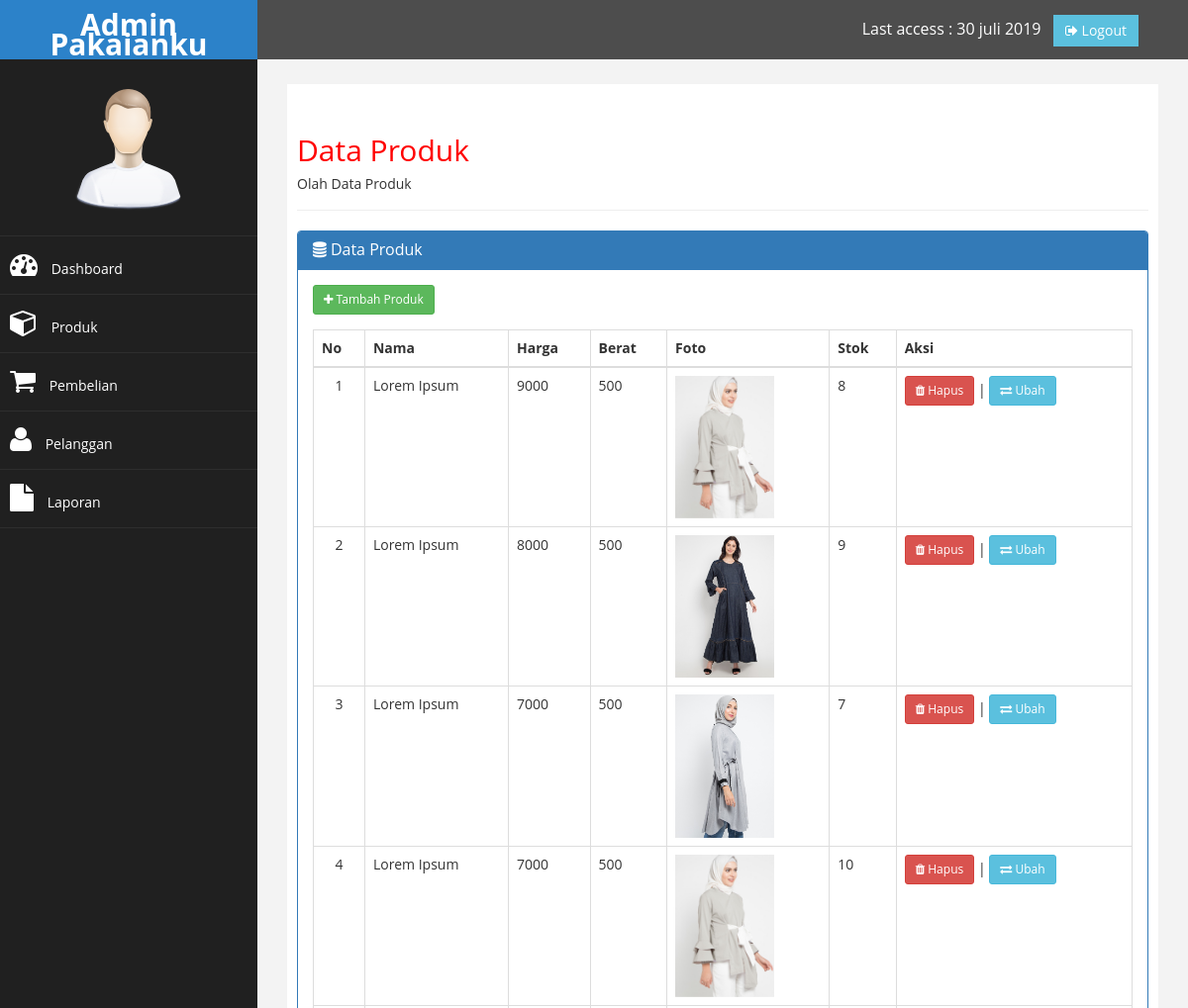
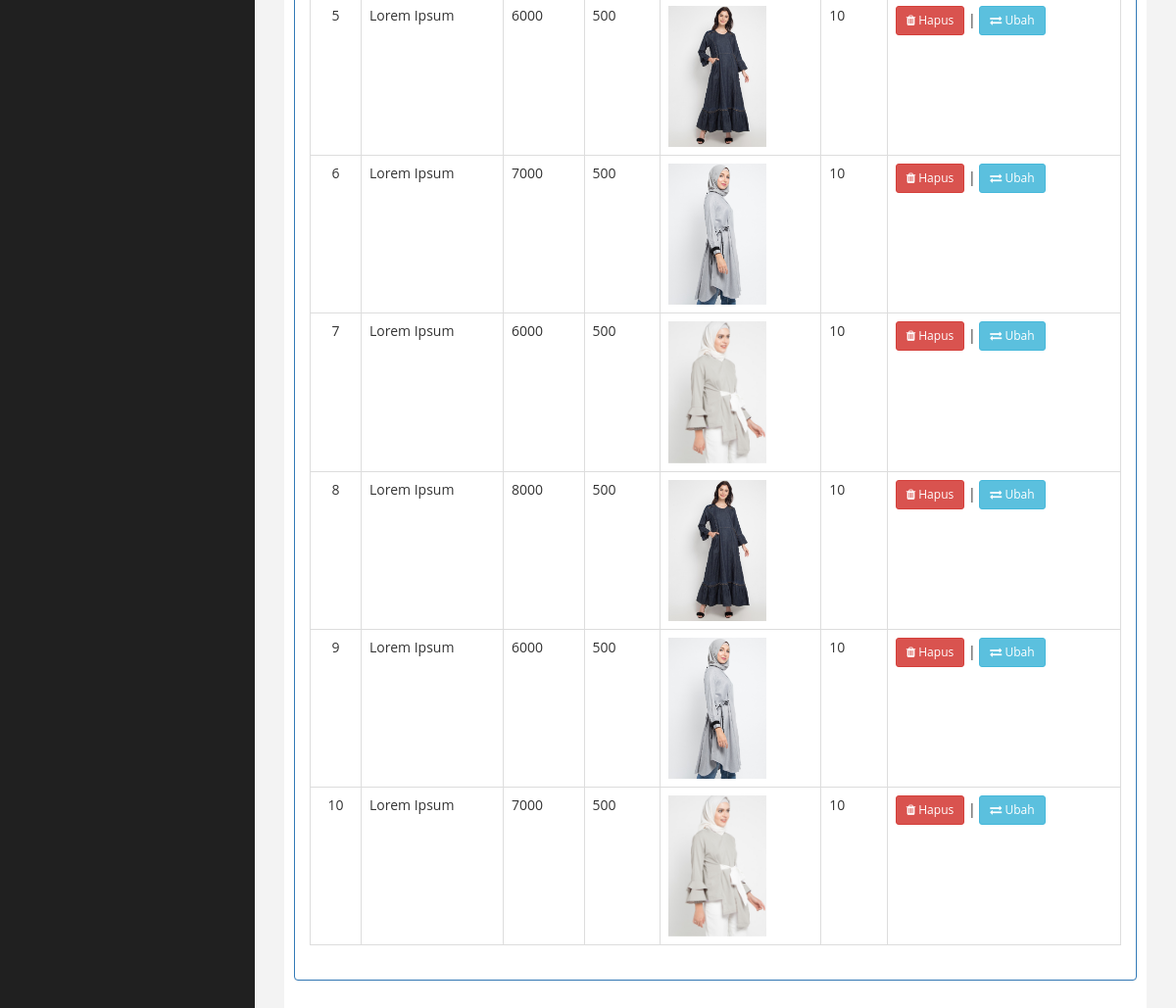
Screenshot of /admin/index.php?halaman=produk (signed in) with the database file from the repository (2 pictures, top to bottom).
### tables this page shows
CREATE TABLE `produk` (
  `id_produk` int(11) NOT NULL,
  `nama_produk` varchar(100) NOT NULL,
  `harga_produk` int(11) NOT NULL,
  `berat_produk` int(11) NOT NULL,
  `foto_produk` varchar(100) NOT NULL,
  `deskripsi_produk` text NOT NULL,
  `stok_produk` int(5) NOT NULL
);

### admin/produk.php (the view)
<div class="page-header">
    <h2>Data Produk</h2>
    <h5>Olah Data Produk </h5>
</div>
<div class="panel panel-primary">
    <div class="panel-heading">
        <h3 class="panel-title"> <i class="fa fa-database"></i> Data Produk</h3>
    </div>
    <div class="row">
        <div class="col-md-12" style="padding-top:15px;">
            <div class="col-md-6">
            <a href="index.php?halaman=tambahproduk" class="btn btn-success btn-sm"><span class="fa fa-plus"></span> Tambah Produk</a>
            </div>
        </div>
    </div>
    <div class="panel-body">
        <table class="table table-bordered">
            <thead>
                <tr>
                    <th>No</th>
                    <th>Nama</th>
                    <th>Harga</th>
                    <th>Berat</th>
                    <th>Foto</th>
                    <th>Stok</th>
                    <th>Aksi</th>
                </tr>
            </thead>
            <tbody>
                <?php $nomor=1; ?>
                <?php $ambil=$koneksi->query("SELECT * FROM produk"); ?>
                <?php while($pecah=$ambil->fetch_assoc()){ ?>
                <tr>
                    <td align="center"><?php echo $nomor; ?></td>
                    <td><?php echo $pecah['nama_produk']; ?></td>
                    <td><?php echo $pecah['harga_produk']; ?></td>
                    <td><?php echo $pecah['berat_produk']; ?></td>
                    <td>
                        <img src="../img/<?php echo $pecah['foto_produk']; ?>" width="100">
                    </td>
                    <td><?php echo $pecah['stok_produk']; ?></td>
                    <td>
                        <a href="index.php?halaman=hapusproduk&id=<?php echo $pecah['id_produk']; ?>" class="btn btn-danger btn-sm"> <i class="fa fa-trash"></i> Hapus</a> |
                        <a href="index.php?halaman=ubahproduk&id=<?php echo $pecah['id_produk']; ?>" class="btn btn-info btn-sm"> <i class="fa fa-exchange"></i> Ubah</a>
                    </td>
                </tr>
                <?php $nomor++; ?>
                <?php } ?>
            </tbody>
        </table>
    </div>
</div>

### admin/assets/css/custom.css (style rules this page uses)
body { font-family: 'Open Sans', sans-serif; }
h2 { color: #f00; }

### rows the page displays
produk: nama_produk "Lorem Ipsum", harga_produk "9000", berat_produk "500", foto_produk (picture), stok_produk "8"
produk: nama_produk "Lorem Ipsum", harga_produk "8000", berat_produk "500", foto_produk (picture), stok_produk "9"
produk: nama_produk "Lorem Ipsum", harga_produk "7000", berat_produk "500", foto_produk (picture), stok_produk "7"
produk: nama_produk "Lorem Ipsum", harga_produk "7000", berat_produk "500", foto_produk (picture), stok_produk "10"
produk: nama_produk "Lorem Ipsum", harga_produk "6000", berat_produk "500", foto_produk (picture), stok_produk "10"
produk: nama_produk "Lorem Ipsum", harga_produk "7000", berat_produk "500", foto_produk (picture), stok_produk "10"
produk: nama_produk "Lorem Ipsum", harga_produk "6000", berat_produk "500", foto_produk (picture), stok_produk "10"
produk: nama_produk "Lorem Ipsum", harga_produk "8000", berat_produk "500", foto_produk (picture), stok_produk "10"
produk: nama_produk "Lorem Ipsum", harga_produk "6000", berat_produk "500", foto_produk (picture), stok_produk "10"
produk: nama_produk "Lorem Ipsum", harga_produk "7000", berat_produk "500", foto_produk (picture), stok_produk "10"
